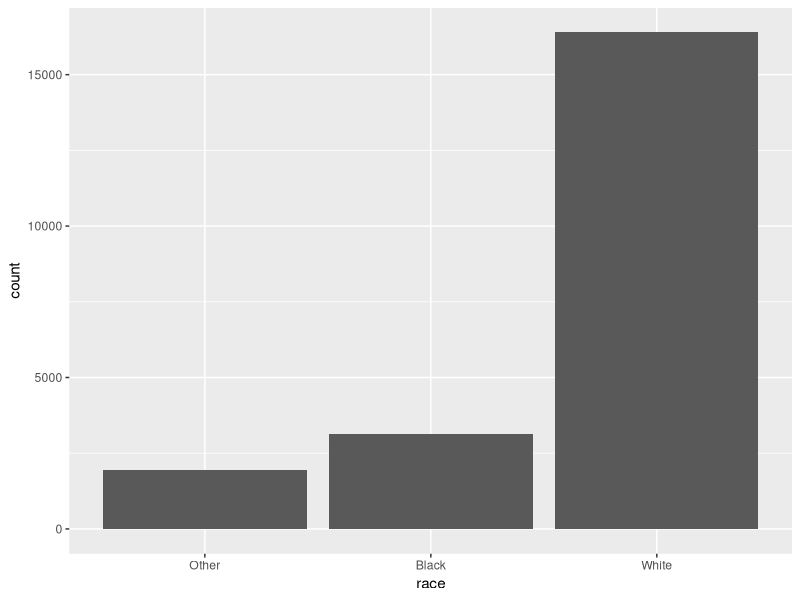
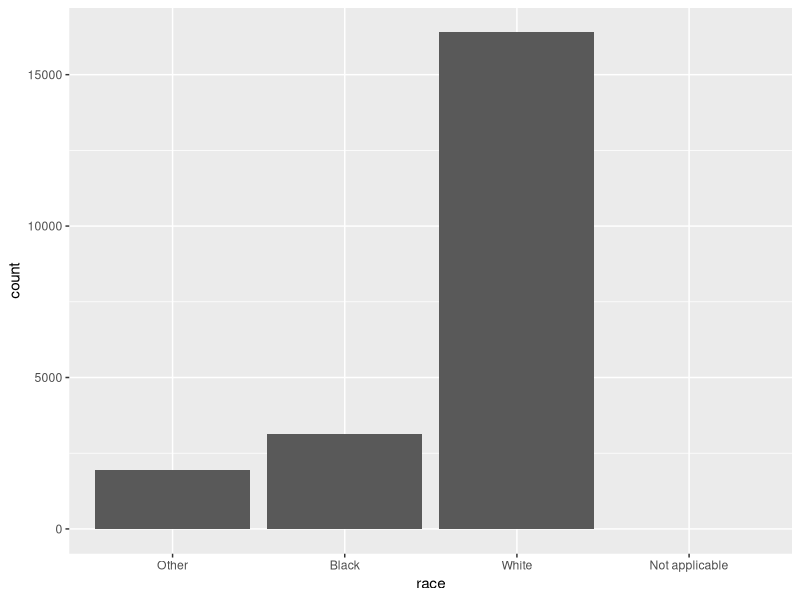
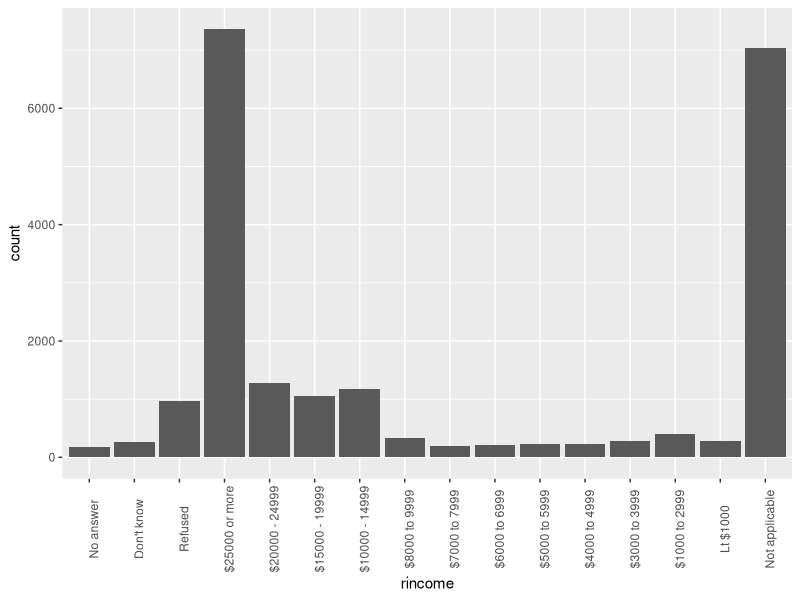
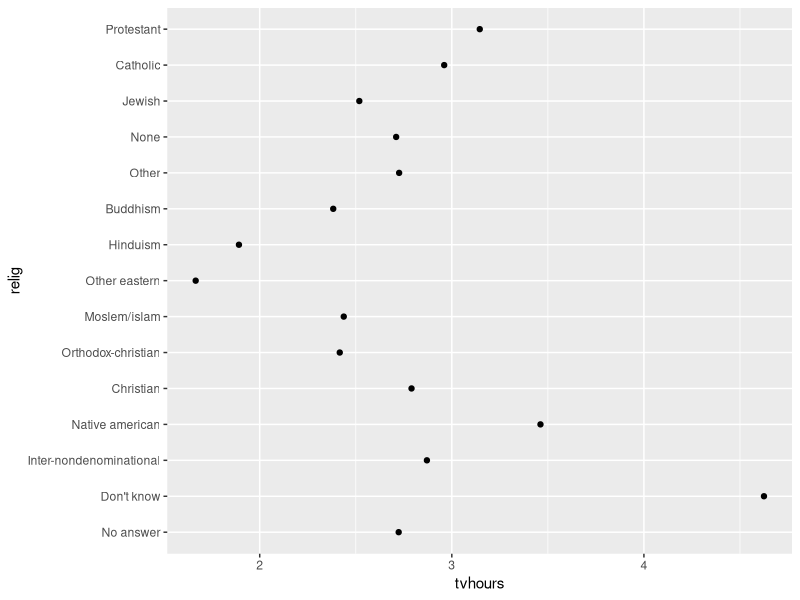
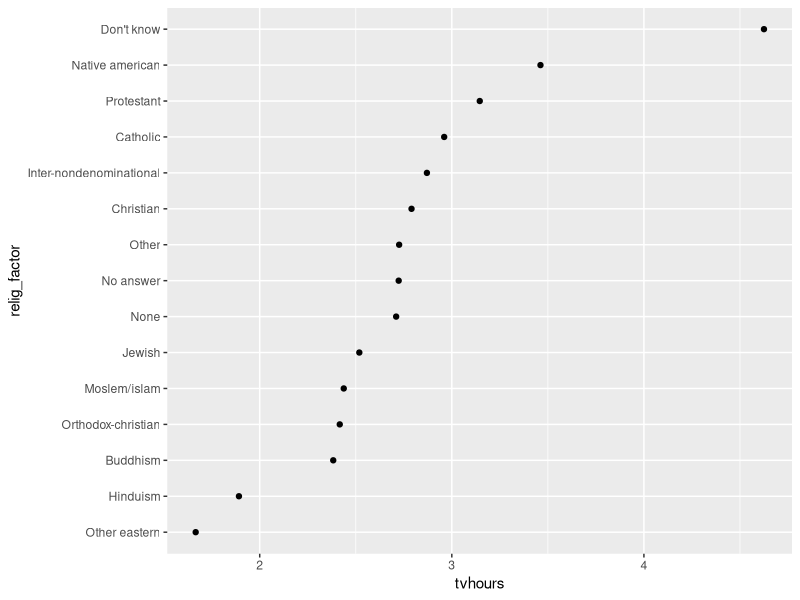
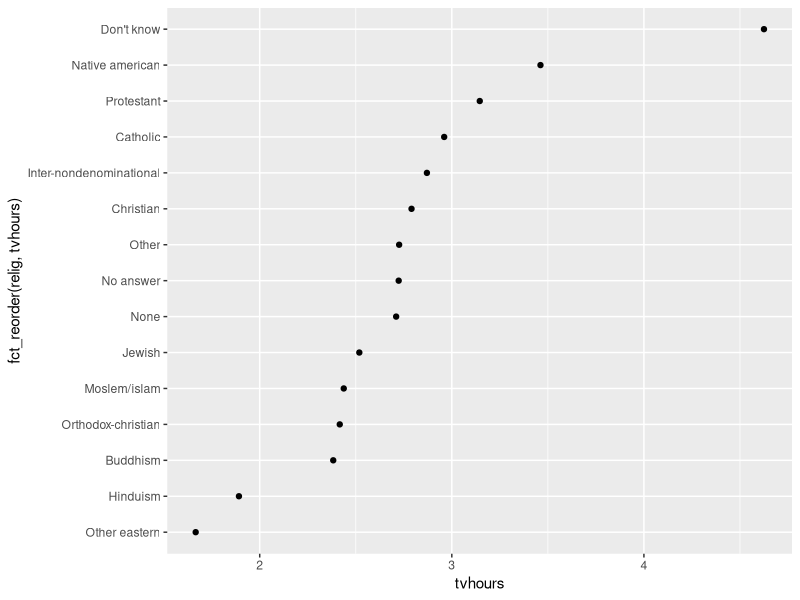
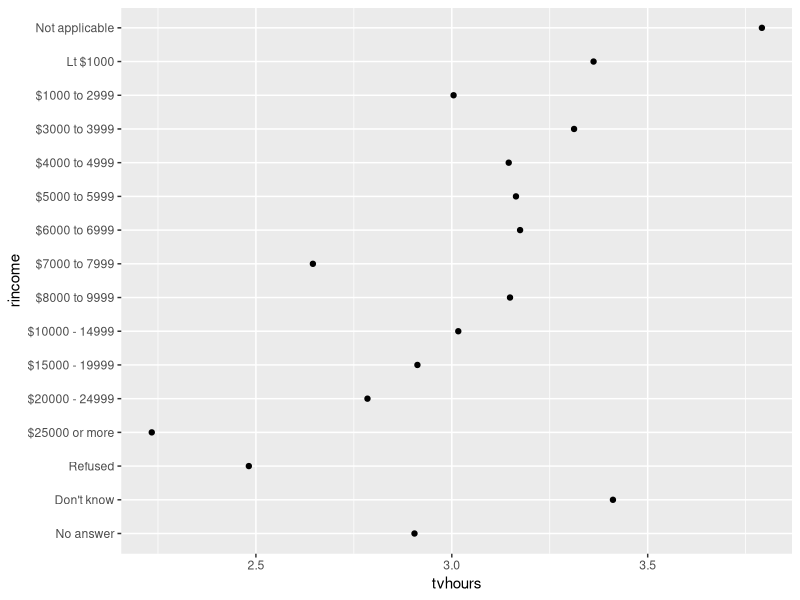
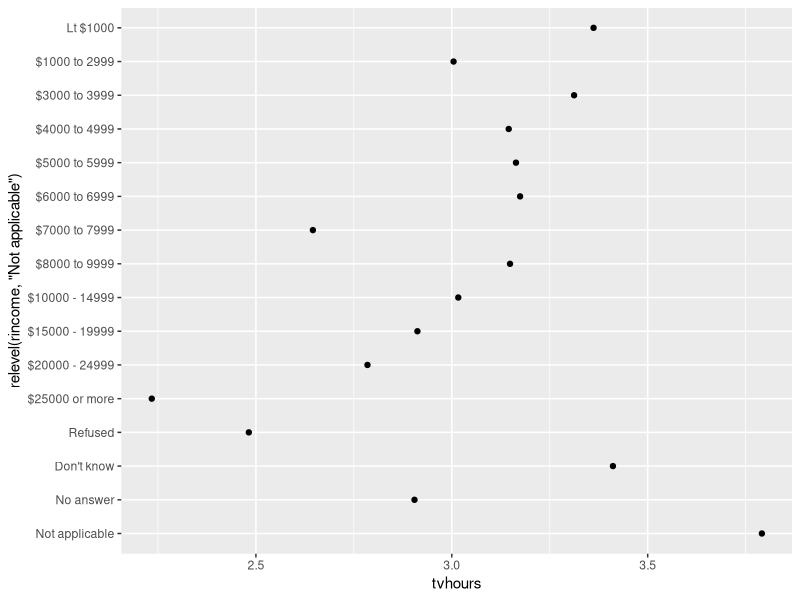

Write R code to recreate these figures, in order.
## ---- chunk 1
options(htmltools.dir.version = FALSE)
## ---- chunk 2
x1 <- c("Dec", "Abr", "Ene", "Mar")
x1

## ---- chunk 3
sort(x1)
## ---- chunk 4
x2 <- c("Dec", "Abr", "Ene", "Marzo")
## ---- chunk 5
niveles <- c("Ene", "Feb", "Mar", "Abr", 
             "May", "Jun", "Jul", "Ag",
            "Set", "Oct", "Nov", "Dec")

## ---- chunk 6
x1
meses_factor <- factor(x1, levels=niveles)
sort(meses_factor)
## ---- chunk 7
x2
meses_factor_2 <- factor(x2, levels=niveles)
meses_factor_2
## ---- chunk 8
library(dplyr)
library(forcats)
## ---- chunk 9
head(gss_cat)
## ---- chunk 10
library(ggplot2)
ggplot(gss_cat, aes(x=race)) + geom_bar()
## ---- chunk 11
ggplot(gss_cat, aes(x=race)) + geom_bar() + 
                scale_x_discrete(drop=FALSE)

## ---- chunk 12

ggplot(gss_cat, aes(x=rincome)) + geom_bar() + 
       theme(axis.text.x=element_text(angle=90))
## ---- chunk 13
relig <- gss_cat %>% 
         group_by(relig) %>%
         summarize(age=mean(age, na.rm=TRUE),
                   tvhours=mean(tvhours, na.rm=TRUE),
                   n=n())

ggplot(relig, aes(tvhours, relig)) + geom_point()
## ---- chunk 14
relig <- relig %>% 
         mutate(relig_factor = fct_reorder(relig, tvhours))

ggplot(relig, aes(tvhours, relig_factor)) + geom_point()
 
## ---- chunk 15
ggplot(relig, aes(tvhours, fct_reorder(relig, tvhours))) + 
       geom_point()

## ---- chunk 16
rincome <- gss_cat %>%
           group_by(rincome) %>%
           summarize(age = mean(age, na.rm=TRUE),
                     tvhours = mean(tvhours, na.rm=TRUE),
                     n=n())

ggplot(rincome, aes(tvhours, rincome)) + 
       geom_point()  
## ---- chunk 17
ggplot(rincome, aes(tvhours, relevel(rincome, "Not applicable"))) + 
       geom_point()
## ---- chunk 18
gss_cat %>%
        mutate(marital = marital %>% fct_infreq() ) %>%

ggplot(aes(marital)) + geom_bar()
## ---- chunk 19
gss_cat %>%
mutate(marital = marital %>% fct_infreq() %>% fct_rev()) %>%

ggplot(aes(marital)) + geom_bar()
## ---- chunk 20
gss_cat %>% count(partyid)
## ---- chunk 21
gss_cat %>% 
  mutate(partyid = fct_recode(partyid,
         "Republican, strong" = "Strong republican",
         "Republican, weak" = "Not str republican",
         "Independent, near rep" = "Ind,near rep",
         "Independent, near dem" = "Ind,near dem",
         "Democrat, weak" = "Not str democrat",
         "Democrat, strong" = "Strong democrat")) %>% 
  count(partyid) 
## ---- chunk 22
gss_cat %>%
  mutate(partyid = fct_collapse(partyid,
         other = c("No answer", "Don't know", "Other party"),
         rep = c("Strong republican", "Not str republican"),
         ind = c("Ind,near rep", "Independent", "Ind,near dem"),
         dem = c("Not str democrat", "Strong democrat"))) %>%
  count(partyid)
## ---- chunk 23
gss_cat %>%
  mutate(relig = fct_lump(relig, n = 10, other_level="otros")) %>%
  count(relig, sort = TRUE)
